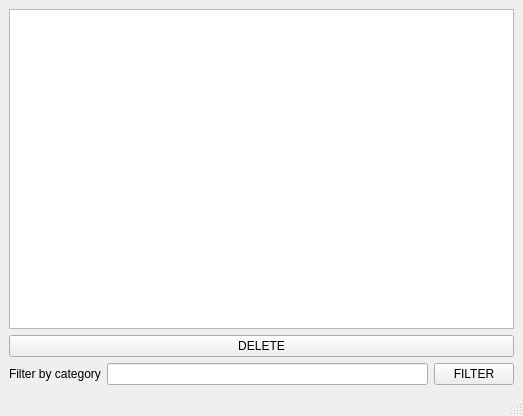
<?xml version="1.0" encoding="UTF-8"?>
<ui version="4.0">
 <class>shoppinggui</class>
 <widget class="QMainWindow" name="shoppinggui">
  <property name="geometry">
   <rect>
    <x>0</x>
    <y>0</y>
    <width>523</width>
    <height>416</height>
   </rect>
  </property>
  <property name="windowTitle">
   <string>shoppinggui</string>
  </property>
  <widget class="QWidget" name="centralwidget">
   <layout class="QVBoxLayout" name="verticalLayout">
    <item>
     <widget class="QListWidget" name="shoppingListWidget"/>
    </item>
    <item>
     <widget class="QPushButton" name="deteleButton">
      <property name="text">
       <string>DELETE</string>
      </property>
     </widget>
    </item>
    <item>
     <layout class="QHBoxLayout" name="horizontalLayout">
      <item>
       <widget class="QLabel" name="filterLabel">
        <property name="text">
         <string>Filter by category</string>
        </property>
       </widget>
      </item>
      <item>
       <widget class="QLineEdit" name="filterLineEdit"/>
      </item>
      <item>
       <widget class="QPushButton" name="filterButton">
        <property name="text">
         <string>FILTER</string>
        </property>
       </widget>
      </item>
     </layout>
    </item>
   </layout>
  </widget>
  <widget class="QMenuBar" name="menubar">
   <property name="geometry">
    <rect>
     <x>0</x>
     <y>0</y>
     <width>523</width>
     <height>22</height>
    </rect>
   </property>
  </widget>
  <widget class="QStatusBar" name="statusbar"/>
 </widget>
 <resources/>
 <connections/>
</ui>
